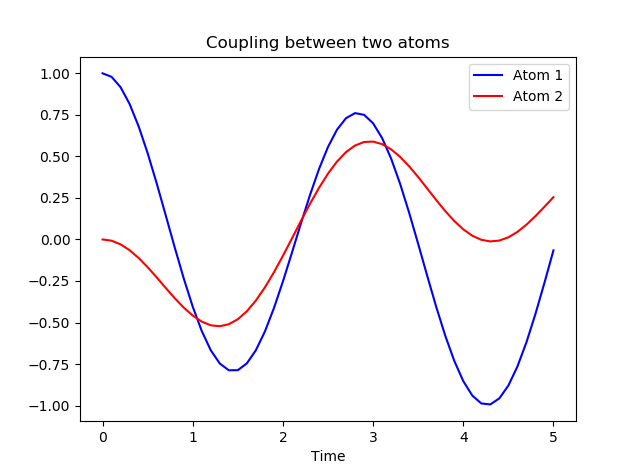

Reproduce this figure in Python.
import sys
sys.path.append("..")

import numpy as np
from device import system,hamiltonian

import matplotlib.pyplot as plt

def onsite_func1(t):
    return 2

def onsite_func2(t):
    return 1

def coupling_func(t):
    return 0.5,0.5

if __name__=='__main__':
    point1 = system.Point(position=[0,0,0],onsite_func=onsite_func1)
    point2 = system.Point(position=[0,0,0],onsite_func=onsite_func2)
    link = system.Link(start_point=point1,end_point=point2,coupling_func=coupling_func)

    demo = system.System()
    demo.add_point(point1)
    demo.add_point(point2)
    demo.add_link(link)

    sim = hamiltonian.Hamiltonian(demo)
    init_state = [1,0]
    n_steps = 51
    timesteps = np.linspace(0,5,n_steps)
    status, states = sim.evolve(timesteps=timesteps,init_state=init_state)
    
    state1 = [phi[0] for phi in states]
    state2 = [phi[1] for phi in states]
    plt.plot(timesteps,np.real(state1),'b',label='Atom 1')
    plt.plot(timesteps,np.real(state2),'r',label='Atom 2')
    plt.title('Coupling between two atoms')
    plt.xlabel('Time')
    plt.legend()
    plt.show()
